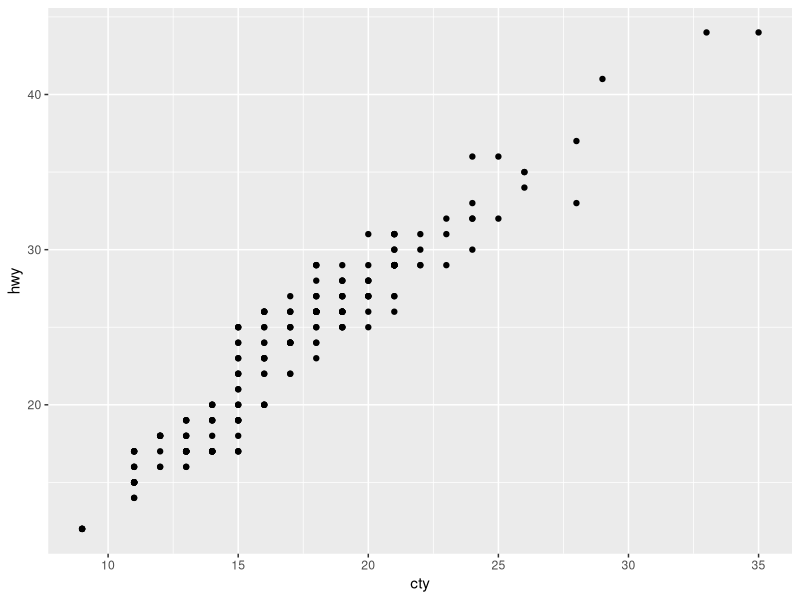

Write the R code that produced this figure.
## ---- chunk 1
require(tidyverse)
## ---- chunk 2
ggplot(data = mpg, mapping = aes(x = cty, y = hwy)) + 
  geom_point()
